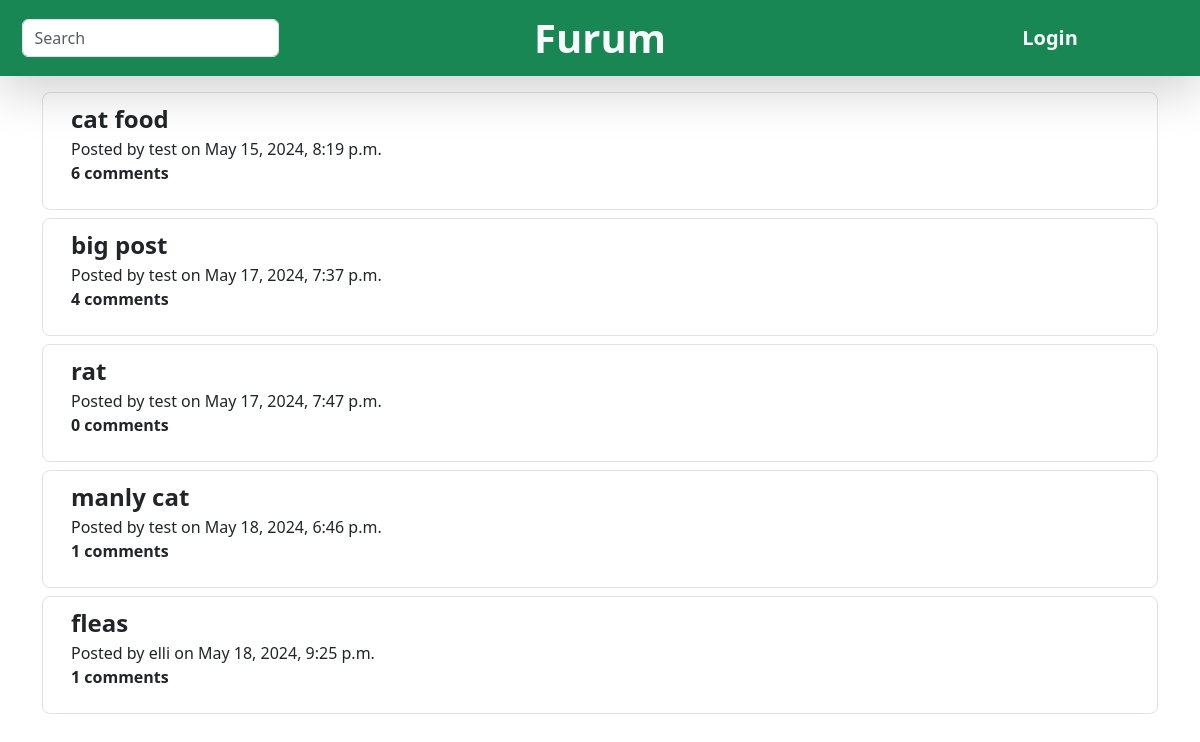
Before: /furum/posts/cats/ with the older database file.
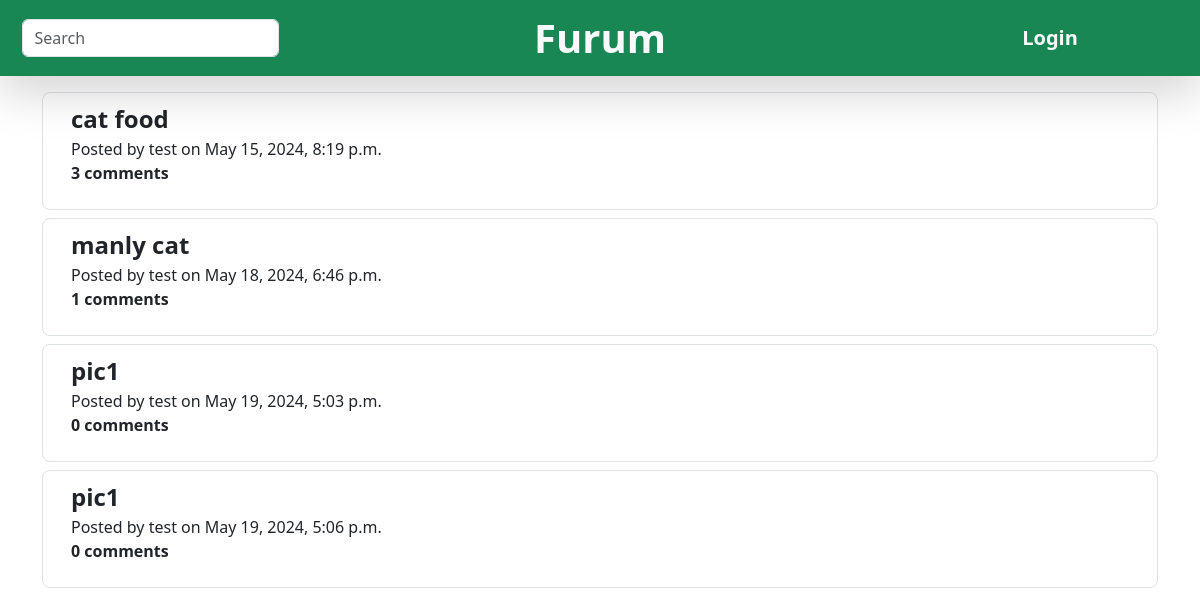
After: the same page with the newer database file.
### furumapp/models.py (models this page shows, shortened)
class Post(models.Model):
    title = models.CharField(max_length=200)
    text = models.CharField(max_length=5000)
    timestamp = models.DateTimeField(default=datetime.datetime.now())
    user = models.ForeignKey(User, on_delete=models.CASCADE)
    comment_count = models.IntegerField()
    topic = models.CharField(max_length=100)
    image = models.ImageField(upload_to='images', blank=True)

### furumapp/views.py (the view, shortened to what this page needs)
# urls.py: path('posts/<str:topic>/', views.Posts_View, name='posts'),
def Posts_View(request, topic):
    if request.method == 'GET':
        default_data = {'image': ''}
        form = PostForm()
        posts = Post.objects.filter(topic=topic)
        context = {"posts": posts, "topic": topic, "form":form}
        return render(request, "furumapp/postsview.html", context)

### furumapp/forms.py
class PostForm(forms.ModelForm):
    title = forms.CharField(widget=forms.TextInput(attrs={"class":"form-control", "name":"title","placeholder":"Post title"}))
    text = forms.CharField(widget=forms.Textarea(attrs={"class":"form-control my-2", "name":"text", "placeholder":"What's on your mind?", "rows":4}))
    image = forms.ImageField(required=False, widget=forms.ClearableFileInput(attrs={"class":"form-control mb-2"}),
    )
    class Meta:
        model = Post
        fields = ['title', 'text', 'image']

### furumapp/templates/furumapp/postsview.html (shortened to what this page needs)
{% extends "furumapp/base.html" %}
{% load static %}
{% block content %}
    <div class="container mt-3 d-flex flex-column justify-content-center">
        {% if posts %}
            {% for post in posts %}
                <div class="d-flex flex-column mb-2 py-2 border rounded-3">
                    <a class="d-flex link-dark text-decoration-none px-3" href="/furum/post/{{ post.id }}/">
                        <div class="d-flex flex-grow-1 align-items-center">
                            <div class="d-flex container flex-column">
                                <div>
                                    <p class="my-0 fs-4 fw-bold">{{ post.title }}</p>
                                </div>
                                <div>
                                    <p class="my-0">Posted by {{ post.user.username }} on {{ post.timestamp }}</p>
                                </div>
                                <div>
                                    <p class="fw-bold">{{ post.comment_count }} comments</p>
                                </div>
                            </div>
                        </div>
                    </a>
                </div>
            {% endfor %}
    {% else %}
        <p class="fs-3">No posts in this topic.</p>
    {% endif %}
        </div>
{% endblock %}

Changed rows visible on the page:
removed Post: title "big post", user.username "test", timestamp "May 17, 2024, 7:37 p.m.", comment_count "4"
removed Post: title "rat", user.username "test", timestamp "May 17, 2024, 7:47 p.m.", comment_count "0"
removed Post: title "fleas", user.username "elli", timestamp "May 18, 2024, 9:25 p.m.", comment_count "1"
changed Post "cat food": comment_count "6" → "3"
added Post: title "pic1", user.username "test", timestamp "May 19, 2024, 5:03 p.m.", comment_count "0"
added Post: title "pic1", user.username "test", timestamp "May 19, 2024, 5:06 p.m.", comment_count "0"
